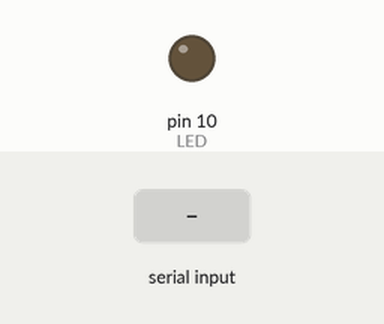
Recording of a program running on a simulated Arduino Uno, built with avr-gcc and run on an emulated ATmega328P. Parts: output pins drawn as LEDs (lit = HIGH). The inputs (shaded band) are chosen by the test bench.

Above: at 1.2 s.
1.3 s: "1\n" received over the second serial link
At 2.5 s:
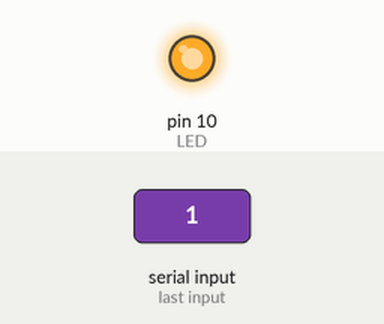
2.8 s: "0\n" received over the second serial link
At 3.7 s:
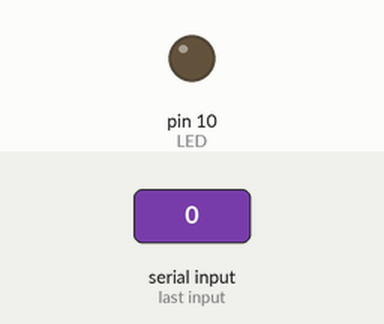
Timing chart, 0 to 5.8 s (numbered marks = the images above; inputs shaded):
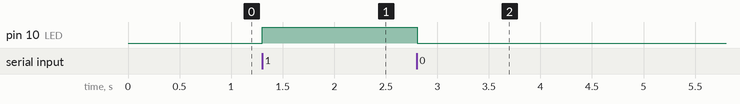

The program:

main.cpp
```cpp
#include <Arduino.h>
#include <SoftwareSerial.h>

SoftwareSerial BT(8, 9); // pin RX | TX
int LED=10;
int data;
void setup() {
  pinMode(LED,HIGH);
  digitalWrite(LED,LOW);
    BT.begin(9600); //Baudrateb module bluetooth
    BT.println("LED START");
  // put your setup code here, to run once:
}

void loop() {
  if(BT.available() > 0)
  {
    data = BT.read();BT.print(data);    //Pembacaan dan ditampilkan data yang masuk
    BT.print("\n");
    //Data yang masuk
    if(data == '1'){
    digitalWrite(LED, HIGH);//diberikan waktu tunda 1 detik
    }
    else if(data == '0'){
    digitalWrite(LED, LOW);
  }
  // put your main code here, to run repeatedly:
}}
```

Measured:
- after the input at 1.3 s, pin 10 (LED): LOW → HIGH at once
- after the input at 2.8 s, pin 10 (LED): HIGH → LOW at once
